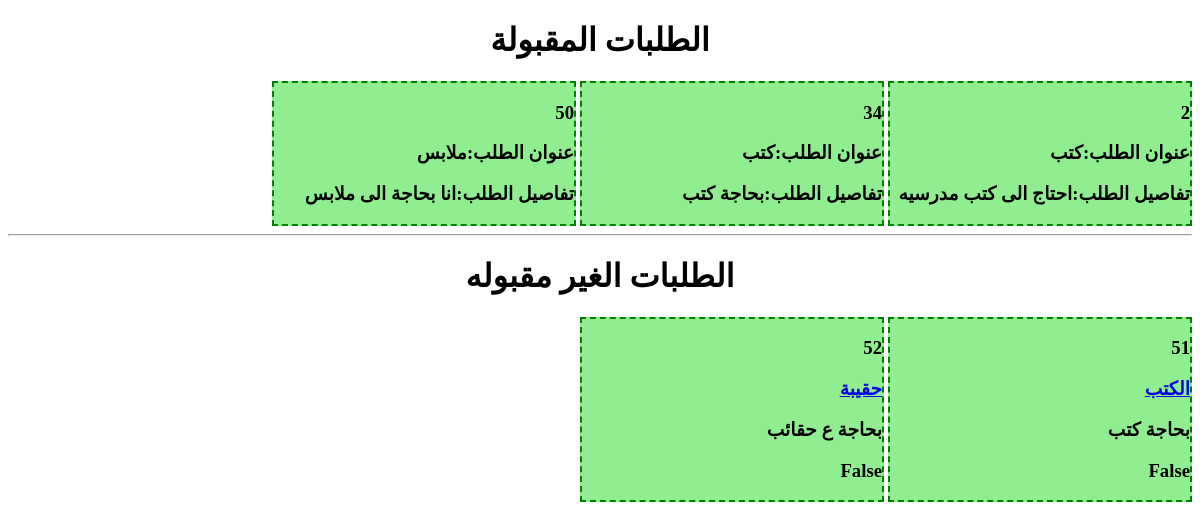
The app's page /sponsor/kafalat/ (signed in), older data.
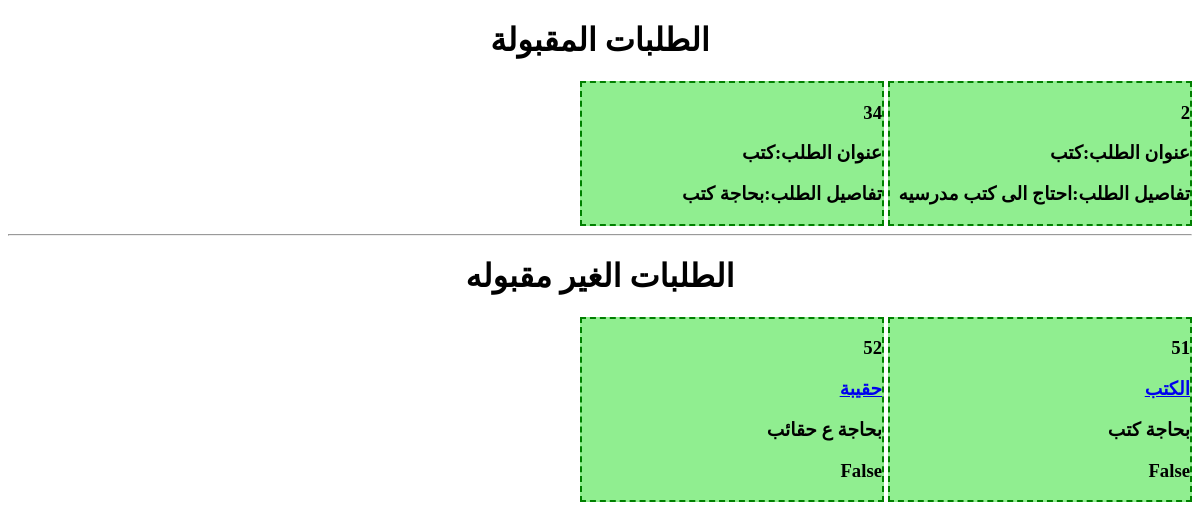
The same page, newer data.
### Students/models.py (models this page shows, shortened)
class Req_st(models.Model):
    title=models.CharField(max_length=200)
    info=models.TextField(max_length=1900)
    sender=models.CharField(max_length=200)
    date_up=models.DateField(auto_now_add=True)
    sponser=models.CharField(max_length=200,blank=True)
    approved=models.BooleanField(default=False)
    req_spon=models.CharField(max_length=250,blank=True)
    disable=models.BooleanField(default=False)

### Sponsors/views.py (the view)
@requires_csrf_token
def displayKafalat(request):
    if auth(request) == 2 or auth(request) == 1:  # sponsor or admin
        kT = Req_st.objects.filter(sponser='',req_spon='',approved = True)
        kF = Req_st.objects.filter(sponser='',req_spon='',approved = False)
        return render(request, 'kafalat.html',{'kT':kT, 'kF': kF, 'auth': auth(request)})
    else:
        return redirect('home')

### accounts/views.py (called while the page is built, shortened)
def auth(request):
    sponsor_approved = Sponsor.objects.filter(username=request.user)
    student_approved = Students.objects.filter(username=request.user)
    x = 0
    if request.user.is_authenticated and not sponsor_approved and not student_approved:
        x = 1  # admin
    else:
        x = 4  # user
    return x

### Sponsors/templates/kafalat.html (shortened to what this page needs)
<!DOCTYPE html>
<html>
<head>
</head>
<body dir="rtl">
{% if auth == 2 or 1%}
{% if auth == 1%}
<center><h1>
 الطلبات المقبولة<br></center>
{% endif %}
                {% for i in kT %}
    <div style="border: dashed 2px green; width: 300px;display: inline-block; background-color: lightgreen;" dir="rtl">
                    <h3 scope="row">{{ i.id | safe }}</h3>
                      <h3>عنوان الطلب:{{ i.title | safe }} </h3>
                    <h3>تفاصيل الطلب:{{ i.info | safe }}</h3>
    </div>
                {% endfor %}
                {% endif %}
<hr>
                {% if auth == 1 %}
                <center><h1>
                الطلبات الغير مقبوله<br></center>
                {% for i in kF %}
    <div style="border: dashed 2px green; width: 300px;display: inline-block; background-color: lightgreen;" dir="rtl">
                    <h3 scope="row">{{ i.id | safe }}</h3>
                    <h3><a href="{{i.id}}">{{ i.title | safe }}</a> </h3>
                    <h3>{{ i.info | safe }}</h3>
                    <h3>{{ i.approved | safe }}</h3>
    </div>
                {% endfor %}
{% endif %}
</body>
</html>

Row changes from the older to the newer data that the page shows:
no longer on this page (row edited): Req_st: id "50", title "ملابس", info "انا بحاجة الى ملابس", shown under "الطلبات المقبولة"
